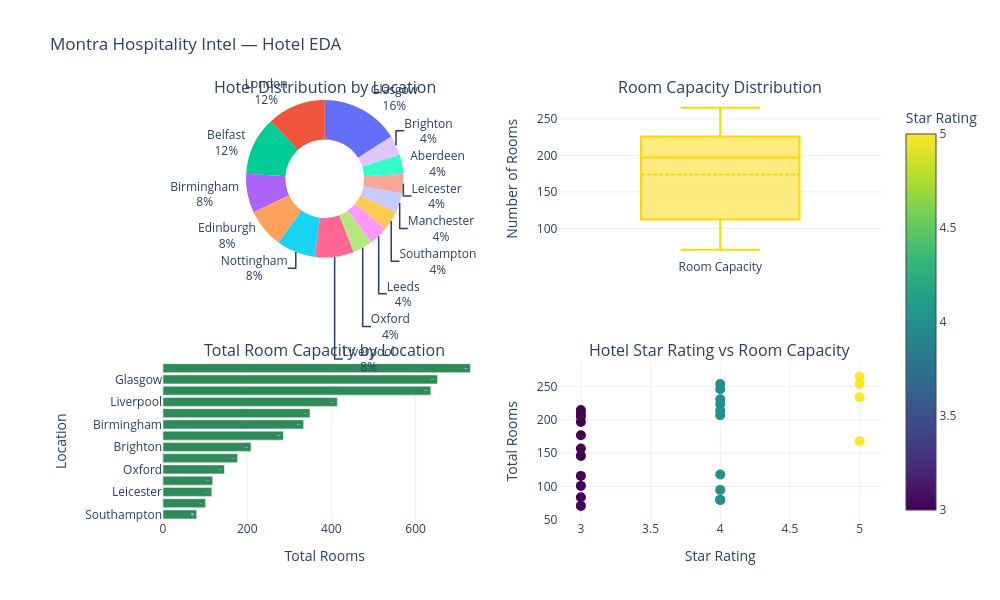

Notebook code cell kept with this figure:
### Code cell
# Create a 2 x 2 dashboard
fig = make_subplots(
    rows=2,
    cols=2,
    subplot_titles=(
        'Hotel Distribution by Location',
        'Room Capacity Distribution',
        'Total Room Capacity by Location',
        'Hotel Star Rating vs Room Capacity'
    ),
    specs=[
        [{'type': 'domain'}, {'type': 'box'}],
        [{'type': 'bar'}, {'type': 'scatter'}]
    ]
)

# Chart 1: Donut chart — Hotels by location
fig.add_trace(
    go.Pie(
        labels=hotels_by_location['location'],
        values=hotels_by_location['hotel_count'],
        hole=0.5,
        name='Hotels',
        textinfo='label+percent'
    ),
    row=1, col=1
)

# Chart 2: Box plot — Distribution of room capacity
fig.add_trace(
    go.Box(
        y=hotel['total_rooms'],
        name='Room Capacity',
        marker_color='gold',
        boxmean=True
    ),
    row=1, col=2
)

# Chart 3: Horizontal bar chart — Total rooms by location
fig.add_trace(
    go.Bar(
        x=rooms_by_location['total_rooms'],
        y=rooms_by_location['location'],
        orientation='h',
        marker_color='seagreen',
        text=rooms_by_location['total_rooms'],
        textposition='auto',
        name='Total Rooms'
    ),
    row=2, col=1
)

# Chart 4: Scatter plot — Star rating vs room capacity
fig.add_trace(
    go.Scatter(
        x=hotel['star_rating'],
        y=hotel['total_rooms'],
        mode='markers',
        marker=dict(
            color=hotel['star_rating'],
            colorscale='Viridis',
            size=10,
            showscale=True,
            colorbar=dict(title='Star Rating')
        ),
        text=hotel['hotel_name'],
        hovertemplate=(
            'Hotel: %{text}<br>'
            'Star Rating: %{x}<br>'
            'Total Rooms: %{y}<extra></extra>'
        ),
        name='Hotels'
    ),
    row=2, col=2
)

# Update dashboard layout
fig.update_layout(
    height=600,
    width=1000,
    title_text='Montra Hospitality Intel — Hotel EDA',
    showlegend=False,
    template='plotly_white'
)

# Label axes
fig.update_yaxes(title_text='Number of Rooms', row=1, col=2)
fig.update_xaxes(title_text='Total Rooms', row=2, col=1)
fig.update_yaxes(title_text='Location', row=2, col=1)
fig.update_xaxes(title_text='Star Rating', row=2, col=2)
fig.update_yaxes(title_text='Total Rooms', row=2, col=2)

# Display dashboard
fig.show()

### Figure 1 — Plotly figure (JSON) as saved in the notebook; plotly's stock layout.template omitted (floating-point values rounded to 4 significant figures)
{"data": [{"domain": {"x": [0, 0.45], "y": [0.625, 1]}, "hole": 0.5, "labels": ["Glasgow", "London", "Belfast", "Birmingham", "Edinburgh", "Nottingham", "Liverpool", "Oxford", "Leeds", "Southampton", "Manchester", "Leicester", "Aberdeen", "Brighton"], "name": "Hotels", "textinfo": "label+percent", "type": "pie", "values": [4, 3, 3, 2, 2, 2, 2, 1, 1, 1, 1, 1, 1, 1]}, {"boxmean": true, "marker": {"color": "gold"}, "name": "Room Capacity", "type": "box", "xaxis": "x", "y": [254, 234, 146, 84, 214, 177, 80, 207, 71, 80, 254, 101, 231, 215, 246, 157, 116, 118, 265, 205, 168, 224, 95, 197, 209], "yaxis": "y"}, {"marker": {"color": "seagreen"}, "name": "Total Rooms", "orientation": "h", "text": [80.0, 101.0, 116.0, 118.0, 146.0, 177.0, 209.0, 286.0, 334.0, 349.0, 414.0, 636.0, 652.0, 730.0], "textposition": "auto", "type": "bar", "x": [80, 101, 116, 118, 146, 177, 209, 286, 334, 349, 414, 636, 652, 730], "xaxis": "x2", "y": ["Southampton", "Manchester", "Leicester", "Aberdeen", "Oxford", "Leeds", "Brighton", "Edinburgh", "Birmingham", "Nottingham", "Liverpool", "Belfast", "Glasgow", "London"], "yaxis": "y2"}, {"hovertemplate": "Hotel: %{text}<br>Star Rating: %{x}<br>Total Rooms: %{y}<extra></extra>", "marker": {"color": [4, 5, 3, 3, 4, 3, 4, 4, 3, 4, 5, 3, 4, 3, 4, 3, 3, 4, 5, 3, 5, 4, 4, 3, 3], "colorbar": {"title": {"text": "Star Rating"}}, "colorscale": [[0, "#440154"], [0.1111, "#482878"], [0.2222, "#3e4989"], [0.3333, "#31688e"], [0.4444, "#26828e"], [0.5556, "#1f9e89"], [0.6667, "#35b779"], [0.7778, "#6ece58"], [0.8889, "#b5de2b"], [1, "#fde725"]], "showscale": true, "size": 10}, "mode": "markers", "name": "Hotels", "text": ["The Birmingham Grand", "The London Heritage", "The Oxford Boutique", "The Glasgow Heritage", "Glasgow Metropolitan", "The Leeds Grand", "The Birmingham Heritage", "Belfast Metropolitan", "Edinburgh Riverside Hotel", "Southampton Park Hotel", "Nottingham Riverside Hotel", "Manchester Metropolitan", "The London Boutique", "Edinburgh Riverside Hotel", "Liverpool Harbour Hotel", "Glasgow Skyline Hotel", "Leicester Harbour Hotel", "The Aberdeen Grand", "London Metropolitan", "The Belfast Boutique", "Liverpool Metropolitan", "The Belfast Heritage", "Nottingham Park Hotel", "Glasgow Harbour Hotel", "The Brighton Heritage"], "type": "scatter", "x": [4, 5, 3, 3, 4, 3, 4, 4, 3, 4, 5, 3, 4, 3, 4, 3, 3, 4, 5, 3, 5, 4, 4, 3, 3], "xaxis": "x3", "y": [254, 234, 146, 84, 214, 177, 80, 207, 71, 80, 254, 101, 231, 215, 246, 157, 116, 118, 265, 205, 168, 224, 95, 197, 209], "yaxis": "y3"}], "layout": {"annotations": [{"font": {"size": 16}, "showarrow": false, "text": "Hotel Distribution by Location", "x": 0.225, "xanchor": "center", "xref": "paper", "y": 1, "yanchor": "bottom", "yref": "paper"}, {"font": {"size": 16}, "showarrow": false, "text": "Room Capacity Distribution", "x": 0.775, "xanchor": "center", "xref": "paper", "y": 1, "yanchor": "bottom", "yref": "paper"}, {"font": {"size": 16}, "showarrow": false, "text": "Total Room Capacity by Location", "x": 0.225, "xanchor": "center", "xref": "paper", "y": 0.375, "yanchor": "bottom", "yref": "paper"}, {"font": {"size": 16}, "showarrow": false, "text": "Hotel Star Rating vs Room Capacity", "x": 0.775, "xanchor": "center", "xref": "paper", "y": 0.375, "yanchor": "bottom", "yref": "paper"}], "height": 600, "showlegend": false, "title": {"text": "Montra Hospitality Intel — Hotel EDA"}, "width": 1000, "xaxis": {"anchor": "y", "domain": [0.55, 1]}, "xaxis2": {"anchor": "y2", "domain": [0, 0.45], "title": {"text": "Total Rooms"}}, "xaxis3": {"anchor": "y3", "domain": [0.55, 1], "title": {"text": "Star Rating"}}, "yaxis": {"anchor": "x", "domain": [0.625, 1], "title": {"text": "Number of Rooms"}}, "yaxis2": {"anchor": "x2", "domain": [0, 0.375], "title": {"text": "Location"}}, "yaxis3": {"anchor": "x3", "domain": [0, 0.375], "title": {"text": "Total Rooms"}}}}
